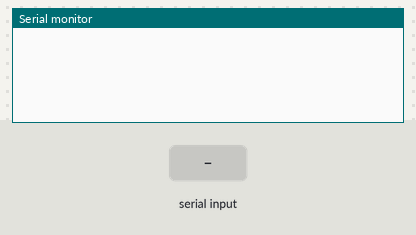
This sketch was run on a simulated Arduino Uno, built with avr-gcc and run on an emulated ATmega328P. Parts: the last lines printed to the serial monitor. The test bench sets the inputs (shaded band).

Above: at 1.2 s.
1.3 s: "d" received over Serial
At 1.6 s:
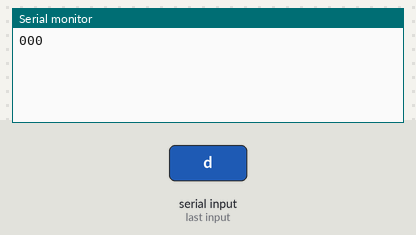
2.8 s: "stop" received over Serial
At 3.5 s:
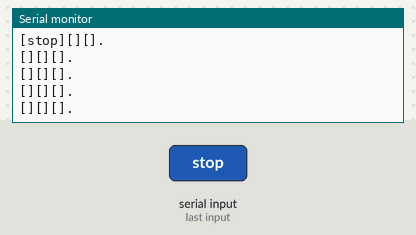

The sketch:

complexe_serial_string.ino
```cpp
String toDo[5][3];
String serialResponse = "";
int count = 0;
int subCount = 0;
int maxCount = 0;

void setup(){
  Serial.begin(9600);
  Serial.setTimeout(5);
}

void loop(){
  readSerial();
}

void readSerial(){
  if ( Serial.available()) {
    serialResponse = Serial.readString();
    maxCount = 0;
    subCount =0;
    count = 0;

    // Convert from String Object to String.
    char buf[500];
    serialResponse.toCharArray(buf, sizeof(buf));
    char *p = buf;
    char *str;
    while ((str = strtok_r(p, ";", &p)) != NULL) // delimiter is the semicolon
    process(str);
  }
}

void process(String toClass) {
  Serial.print(count); Serial.print(subCount); Serial.println(maxCount);

  if (subCount>maxCount) {
    count++;
    subCount =0;
    maxCount =0;
  }

  if (subCount == 0) {
    if (toClass == "d") {
      toDo[count][subCount] = toClass;
      maxCount = 2;
    }
    else if (toClass == "g") {
      toDo[count][subCount] = toClass;
      maxCount = 2;
    }
    else if (toClass == "stop") {
      toDo[count][subCount] = toClass;
      printArray();
    }
    else{
      toDo[count][subCount] = toClass;
      printArray();
      maxCount =0;
    }
    subCount++;
  }
  else if (subCount >= 1) {
    toDo[count][subCount] = toClass;
    subCount++;
  }
}

void printArray(){
  Serial.println();
  for (int i=0; i<5;i++){
    for (int y=0; y<3; y++){
      Serial.print("[");
      Serial.print(toDo[i][y]);
      Serial.print("]");
    }
    Serial.println(".");
  }
}

//d;10;10;g;10;10;stop
```

Measured:
- after the input at 1.3 s, the serial monitor: prints a new line at once (image 1)
- after the input at 2.8 s, the serial monitor: prints a new line at once (image 2)
